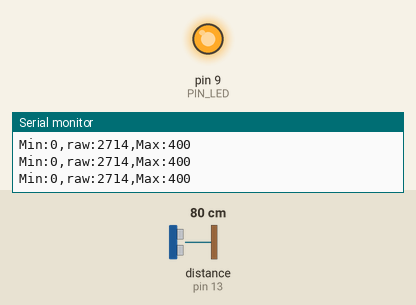
Simulated run of this sketch. Board: Arduino Uno, built with avr-gcc and run on an emulated ATmega328P. Parts: output pins drawn as LEDs (lit = HIGH), the last lines printed to the serial monitor. Wiring (inferred from the names in the program): ultrasonic range finder: trigger pin 12; echo pin 13. Dashed ring = blinking. Inputs (shaded band) come from the test bench; at power-on: distance to the obstacle (sensor on pin 13) 80 cm. The echo pulse lasts 58.3 µs per cm; pins used as bus, display or sensor lines are not drawn.

Above: at 1.2 s.
1.3 s: distance to the obstacle (sensor on pin 13) set to 18 cm
At 1.68 s:
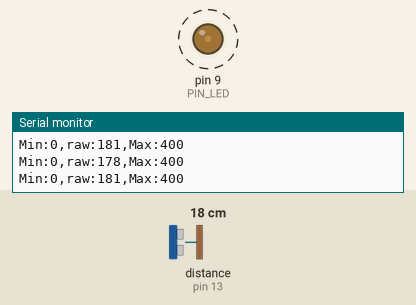
4.3 s: distance to the obstacle (sensor on pin 13) set to 2 cm
Timing chart, 0 to 7.3 s (numbered marks = the images above; inputs shaded):
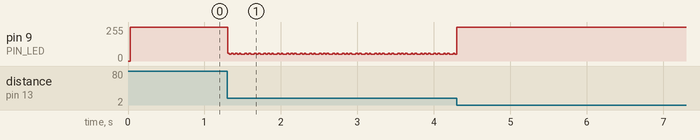

The sketch:

08_example_3.ino
```cpp
// Arduino pin assignment
#define PIN_LED 9
#define PIN_TRIG 12
#define PIN_ECHO 13

// configurable parameters
#define SND_VEL 346.0 // sound velocity at 24 celsius degree (unit: m/s)
#define INTERVAL 25 // sampling interval (unit: ms)
#define _DIST_MIN 100 // minimum distance to be measured (unit: mm)
#define _DIST_MAX 300 // maximum distance to be measured (unit: mm)

// global variables
float timeout; // unit: us
float dist_min, dist_max, dist_raw; // unit: mm
unsigned long last_sampling_time; // unit: ms
float scale; // used for pulse duration to distance conversion

void setup() {
// initialize GPIO pins
  pinMode(PIN_LED,OUTPUT);
  pinMode(PIN_TRIG,OUTPUT);
  digitalWrite(PIN_TRIG, LOW);
  pinMode(PIN_ECHO,INPUT);

// initialize USS related variables
  dist_min = _DIST_MIN;
  dist_max = _DIST_MAX;
  timeout = (INTERVAL / 2) * 1000.0; // precalculate pulseIn() timeout value. (unit: us)
  dist_raw = 0.0; // raw distance output from USS (unit: mm)
  scale = 0.001 * 0.5 * SND_VEL;

// initialize serial port
  Serial.begin(57600);

// initialize last sampling time
  last_sampling_time = 0;
}

void loop() {
// wait until next sampling time.
// millis() returns the number of milliseconds since the program started. Will overflow after 50 days.
  if(millis() < last_sampling_time + INTERVAL) return;

// get a distance reading from the USS
  dist_raw = USS_measure(PIN_TRIG,PIN_ECHO);
  int temp;
  if (dist_raw != 0) {
    temp = dist_raw;
  }

// output the read value to the serial port
  Serial.print("Min:0,");
  Serial.print("raw:");
  Serial.print(temp);
  Serial.print(",");
  Serial.println("Max:400");

// my code
  int val;
  if (dist_raw <= 200 && dist_raw > 0) val = map(temp, 100,200, 255,0);
  else if (dist_raw == 0) val = 255;
  else val = map(temp, 200,300, 0,255);
  analogWrite(PIN_LED, val);

// turn on the LED if the distance is between dist_min and dist_max
//  if(dist_raw < dist_min || dist_raw > dist_max) {
//    analogWrite(PIN_LED, 255);
//  }
//  else {
//    analogWrite(PIN_LED, 0);
//  }

// update last sampling time
  last_sampling_time += INTERVAL;
}

// get a distance reading from USS. return value is in millimeter.
float USS_measure(int TRIG, int ECHO)
{
  float reading;
  digitalWrite(TRIG, HIGH);
  delayMicroseconds(10);
  digitalWrite(TRIG, LOW);
  reading = pulseIn(ECHO, HIGH, timeout) * scale; // unit: mm
  if(reading < dist_min || reading > dist_max) reading = 0.0; // return 0 when out of range.
  return reading;
  // Pulse duration to distance conversion example (target distance = 17.3m)
  // - round trip distance: 34.6m
  // - expected pulse duration: 0.1 sec, or 100,000us
  // - pulseIn(ECHO, HIGH, timeout) * 0.001 * 0.5 * SND_VEL
  //           = 100,000 micro*sec * 0.001 milli/micro * 0.5 * 346 meter/sec
  //           = 100,000 * 0.001 * 0.5 * 346 * micro * sec * milli * meter
  //                                           ----------------------------
  //                                           micro * sec
  //           = 100 * 173 milli*meter = 17,300 mm = 17.3m
  // pulseIn() returns microseconds.
}
```

Measured:
- after the input at 1.3 s, pin 9 (PIN_LED): alternates 57/255 for 0.02 s and 49/255 for 0.03 s, starting at once
